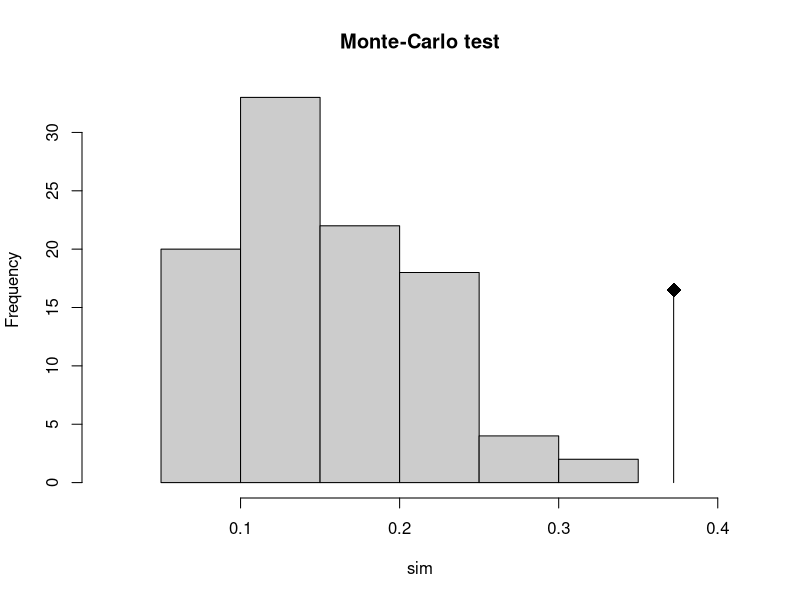

The R source for this figure:
library(ade4)


### Name: rtest.between
### Title: Monte-Carlo Test on the between-groups inertia percentage (in
###   R).
### Aliases: rtest.between
### Keywords: multivariate nonparametric

### ** Examples

data(meaudret)
pca1 <- dudi.pca(meaudret$env, scan = FALSE, nf = 3)
rand1 <- rtest(bca(pca1, meaudret$design$season, scan = FALSE), 99)
rand1
plot(rand1, main = "Monte-Carlo test")
